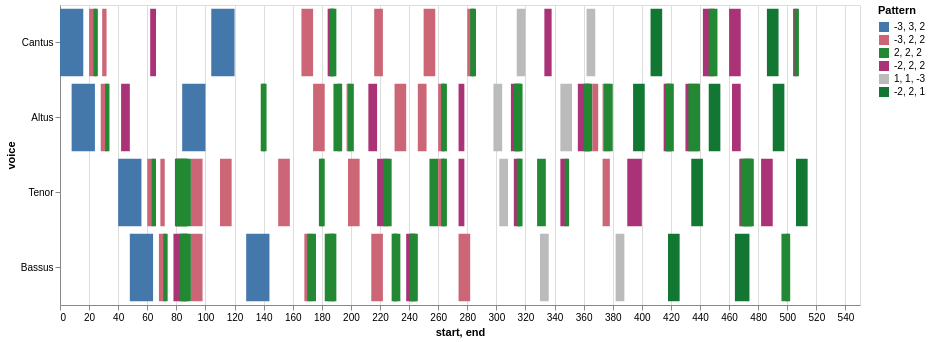
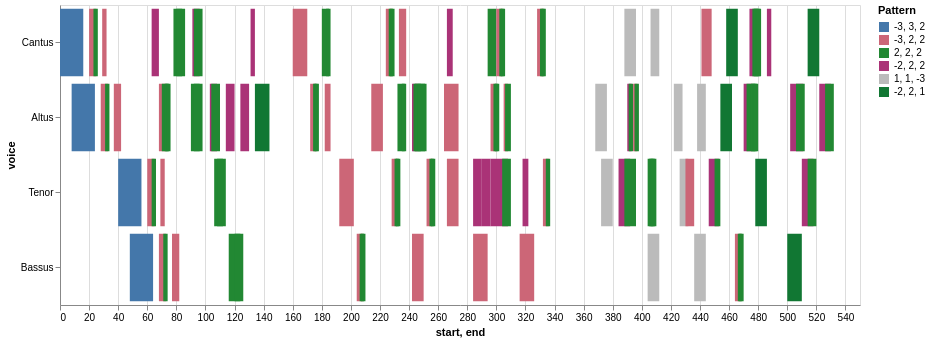
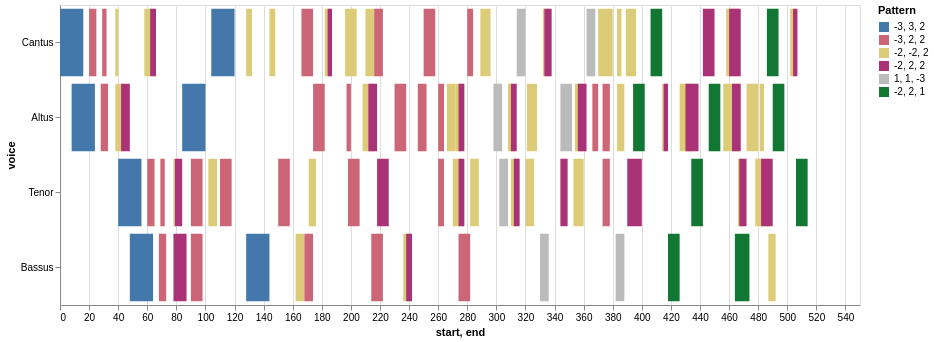

These figures' notebook cell, in order:
### Markdown cell above
## 7d.  Corpus Ngrams Maps

Here we produce maps of the ngrams in each piece, in pairs:  model + mass movement.

### Code cell
# the ngram conditions
entries_only = True
combineUnisons = False
kind_choice ='d'
directed = True
compound = False
thematic = True
anywhere = True
n = 3
include_count = True


model = importScore(my_pieces[0])
nr = model.notes(combineUnisons=combineUnisons)
mel = model.melodic(df=nr, kind=kind_choice, compound=False, unit=0, end=False)
mod_mel_ngrams = model.ngrams(df=mel, n=n, exclude=['Rest'])
mod_entry_ngrams = model.entries(df=mel, n=n, thematic=thematic, anywhere=anywhere, exclude=['Rest'])
mod_mel_ngrams_duration = model.durations(df=mel, n=n, mask_df=mod_entry_ngrams)
mod_entries_stack = list(mod_entry_ngrams.stack().unique())

# find entries mass movements.  
# here we will display the results so that the motet is compared with each Kyrie, then each Gloria, etc
# in each case Lasso's Mass Movement will come first, then Daser's

mass_movements = my_pieces[1:]
for movement in mass_movements:       
    m_movement = importScore(movement)
    nr = m_movement.notes(combineUnisons=combineUnisons)
    mel = m_movement.melodic(df=nr, kind=kind_choice, compound=False, unit=0, end=False)
    mass_mvmt_mel_ngrams = m_movement.ngrams(df=mel, n=n)
    mass_mvmt_entries = m_movement.entries(df=mel, n=n, thematic=thematic, anywhere=anywhere)
    mass_mvmt_mel_ngrams_duration = m_movement.durations(df=mel, n=n, mask_df=mass_mvmt_entries)
    mass_mvmt_entries_stack = mass_mvmt_entries.stack()
      
    # find shared entries
    shared_entries = list(set(mass_mvmt_entries_stack).intersection(mod_entries_stack))
    
    # print model metadata and chart
    print(model.metadata['composer'])
    print(model.metadata['title'])
    
    display(viz.plot_ngrams_heatmap(mod_entry_ngrams, 
                                    mod_mel_ngrams_duration, 
                        selected_patterns=shared_entries,
                        voices=[], 
                                    includeCount=False))
      
    # # print mass movement metadata and chart
    print(m_movement.metadata['composer'])
    print(m_movement.metadata['title'])
    display(viz.plot_ngrams_heatmap(mass_mvmt_entries, 
                                    mass_mvmt_mel_ngrams_duration, 
                                selected_patterns=shared_entries,
                                voices=[], 
                                    includeCount=False))

### Figure 1 — Vega-Lite specification as saved in the notebook (floating-point values rounded to 4 significant figures; data arrays with more than 128 entries replaced by an {"elided": "..."} marker saying what was removed)
{"config": {"view": {"continuousWidth": 300, "continuousHeight": 300}}, "data": {"name": "data-d7822ff63e5ef1bbc4fc6f998d6fe104"}, "mark": {"type": "bar"}, "encoding": {"color": {"field": "pattern", "legend": {"title": "Pattern"}, "scale": {"domain": ["-3, 3, 2", "-3, 2, 2", "2, 2, 2", "-2, 2, 2", "1, 1, -3", "-2, 2, 1"], "range": ["#4477AA", "#CC6677", "#228833", "#AA3377", "#BBBBBB", "#117733"]}, "type": "nominal"}, "opacity": {"condition": {"param": "param_2", "value": 1}, "value": 0.2}, "tooltip": [{"field": "start", "type": "quantitative"}, {"field": "end", "type": "quantitative"}, {"field": "pattern", "type": "nominal"}], "x": {"field": "start", "type": "quantitative"}, "x2": {"field": "end"}, "y": {"field": "voice", "sort": null, "type": "nominal"}}, "height": 300, "params": [{"name": "param_2", "select": {"type": "point", "fields": ["pattern"]}}], "width": 800, "$schema": "https://vega.github.io/schema/vega-lite/v5.16.3.json", "datasets": {"data-d7822ff63e5ef1bbc4fc6f998d6fe104": {"elided": "137 records"}}}

### Figure 2 — Vega-Lite specification as saved in the notebook (floating-point values rounded to 4 significant figures; data arrays with more than 128 entries replaced by an {"elided": "..."} marker saying what was removed)
{"config": {"view": {"continuousWidth": 300, "continuousHeight": 300}}, "data": {"name": "data-29e5e7f133f9a15df80d58c1a92bbbd0"}, "mark": {"type": "bar"}, "encoding": {"color": {"field": "pattern", "legend": {"title": "Pattern"}, "scale": {"domain": ["-3, 3, 2", "-3, 2, 2", "2, 2, 2", "-2, 2, 2", "1, 1, -3", "-2, 2, 1"], "range": ["#4477AA", "#CC6677", "#228833", "#AA3377", "#BBBBBB", "#117733"]}, "type": "nominal"}, "opacity": {"condition": {"param": "param_3", "value": 1}, "value": 0.2}, "tooltip": [{"field": "start", "type": "quantitative"}, {"field": "end", "type": "quantitative"}, {"field": "pattern", "type": "nominal"}], "x": {"field": "start", "type": "quantitative"}, "x2": {"field": "end"}, "y": {"field": "voice", "sort": null, "type": "nominal"}}, "height": 300, "params": [{"name": "param_3", "select": {"type": "point", "fields": ["pattern"]}}], "width": 800, "$schema": "https://vega.github.io/schema/vega-lite/v5.16.3.json", "datasets": {"data-29e5e7f133f9a15df80d58c1a92bbbd0": {"elided": "138 records"}}}

### Figure 3 — Vega-Lite specification as saved in the notebook (floating-point values rounded to 4 significant figures)
{"config": {"view": {"continuousWidth": 300, "continuousHeight": 300}}, "data": {"name": "data-d30986b0f4ea30c7ae15c8c346459374"}, "mark": {"type": "bar"}, "encoding": {"color": {"field": "pattern", "legend": {"title": "Pattern"}, "scale": {"domain": ["-3, 3, 2", "-3, 2, 2", "-2, -2, 2", "-2, 2, 2", "1, 1, -3", "-2, 2, 1"], "range": ["#4477AA", "#CC6677", "#DDCC77", "#AA3377", "#BBBBBB", "#117733"]}, "type": "nominal"}, "opacity": {"condition": {"param": "param_4", "value": 1}, "value": 0.2}, "tooltip": [{"field": "start", "type": "quantitative"}, {"field": "end", "type": "quantitative"}, {"field": "pattern", "type": "nominal"}], "x": {"field": "start", "type": "quantitative"}, "x2": {"field": "end"}, "y": {"field": "voice", "sort": null, "type": "nominal"}}, "height": 300, "params": [{"name": "param_4", "select": {"type": "point", "fields": ["pattern"]}}], "width": 800, "$schema": "https://vega.github.io/schema/vega-lite/v5.16.3.json", "datasets": {"data-d30986b0f4ea30c7ae15c8c346459374": [{"start": 0.0, "voice": "Cantus", "pattern": "-3, 3, 2", "end": 16.0, "color": "#4477AA"}, {"start": 20.0, "voice": "Cantus", "pattern": "-3, 2, 2", "end": 25.0, "color": "#CC6677"}, {"start": 29.0, "voice": "Cantus", "pattern": "-3, 2, 2", "end": 32.0, "color": "#CC6677"}, {"start": 38.0, "voice": "Cantus", "pattern": "-2, -2, 2", "end": 40.0, "color": "#DDCC77"}, {"start": 58.0, "voice": "Cantus", "pattern": "-2, -2, 2", "end": 65.0, "color": "#DDCC77"}, {"start": 62.0, "voice": "Cantus", "pattern": "-2, 2, 2", "end": 66.0, "color": "#AA3377"}, {"start": 104.0, "voice": "Cantus", "pattern": "-3, 3, 2", "end": 120.0, "color": "#4477AA"}, {"start": 128.0, "voice": "Cantus", "pattern": "-2, -2, 2", "end": 132.0, "color": "#DDCC77"}, {"start": 144.0, "voice": "Cantus", "pattern": "-2, -2, 2", "end": 148.0, "color": "#DDCC77"}, {"start": 166.0, "voice": "Cantus", "pattern": "-3, 2, 2", "end": 174.0, "color": "#CC6677"}, {"start": 182.0, "voice": "Cantus", "pattern": "-2, -2, 2", "end": 186.0, "color": "#DDCC77"}, {"start": 184.0, "voice": "Cantus", "pattern": "-2, 2, 2", "end": 187.0, "color": "#AA3377"}, {"start": 196.0, "voice": "Cantus", "pattern": "-2, -2, 2", "end": 204.0, "color": "#DDCC77"}, {"start": 210.0, "voice": "Cantus", "pattern": "-2, -2, 2", "end": 216.0, "color": "#DDCC77"}, {"start": 216.0, "voice": "Cantus", "pattern": "-3, 2, 2", "end": 222.0, "color": "#CC6677"}, {"start": 250.0, "voice": "Cantus", "pattern": "-3, 2, 2", "end": 258.0, "color": "#CC6677"}, {"start": 280.0, "voice": "Cantus", "pattern": "-3, 2, 2", "end": 284.0, "color": "#CC6677"}, {"start": 289.0, "voice": "Cantus", "pattern": "-2, -2, 2", "end": 296.0, "color": "#DDCC77"}, {"start": 314.0, "voice": "Cantus", "pattern": "1, 1, -3", "end": 320.0, "color": "#BBBBBB"}, {"start": 332.0, "voice": "Cantus", "pattern": "-2, -2, 2", "end": 337.0, "color": "#DDCC77"}, {"start": 333.0, "voice": "Cantus", "pattern": "-2, 2, 2", "end": 338.0, "color": "#AA3377"}, {"start": 362.0, "voice": "Cantus", "pattern": "1, 1, -3", "end": 368.0, "color": "#BBBBBB"}, {"start": 370.0, "voice": "Cantus", "pattern": "-2, -2, 2", "end": 380.0, "color": "#DDCC77"}, {"start": 383.0, "voice": "Cantus", "pattern": "-2, -2, 2", "end": 386.0, "color": "#DDCC77"}, {"start": 389.0, "voice": "Cantus", "pattern": "-2, -2, 2", "end": 396.0, "color": "#DDCC77"}, {"start": 406.0, "voice": "Cantus", "pattern": "-2, 2, 1", "end": 414.0, "color": "#117733"}, {"start": 442.0, "voice": "Cantus", "pattern": "-2, 2, 2", "end": 450.0, "color": "#AA3377"}, {"start": 458.0, "voice": "Cantus", "pattern": "-2, -2, 2", "end": 467.0, "color": "#DDCC77"}, {"start": 460.0, "voice": "Cantus", "pattern": "-2, 2, 2", "end": 468.0, "color": "#AA3377"}, {"start": 486.0, "voice": "Cantus", "pattern": "-2, 2, 1", "end": 494.0, "color": "#117733"}, {"start": 502.0, "voice": "Cantus", "pattern": "-2, -2, 2", "end": 506.0, "color": "#DDCC77"}, {"start": 504.0, "voice": "Cantus", "pattern": "-2, 2, 2", "end": 507.0, "color": "#AA3377"}, {"start": 8.0, "voice": "Altus", "pattern": "-3, 3, 2", "end": 24.0, "color": "#4477AA"}, {"start": 28.0, "voice": "Altus", "pattern": "-3, 2, 2", "end": 33.0, "color": "#CC6677"}, {"start": 38.0, "voice": "Altus", "pattern": "-2, -2, 2", "end": 44.0, "color": "#DDCC77"}, {"start": 42.0, "voice": "Altus", "pattern": "-2, 2, 2", "end": 48.0, "color": "#AA3377"}, {"start": 84.0, "voice": "Altus", "pattern": "-3, 3, 2", "end": 100.0, "color": "#4477AA"}, {"start": 174.0, "voice": "Altus", "pattern": "-3, 2, 2", "end": 182.0, "color": "#CC6677"}, {"start": 197.0, "voice": "Altus", "pattern": "-3, 2, 2", "end": 200.0, "color": "#CC6677"}, {"start": 208.0, "voice": "Altus", "pattern": "-2, -2, 2", "end": 216.0, "color": "#DDCC77"}, {"start": 212.0, "voice": "Altus", "pattern": "-2, 2, 2", "end": 218.0, "color": "#AA3377"}, {"start": 230.0, "voice": "Altus", "pattern": "-3, 2, 2", "end": 238.0, "color": "#CC6677"}, {"start": 246.0, "voice": "Altus", "pattern": "-3, 2, 2", "end": 252.0, "color": "#CC6677"}, {"start": 260.0, "voice": "Altus", "pattern": "-3, 2, 2", "end": 264.0, "color": "#CC6677"}, {"start": 266.0, "voice": "Altus", "pattern": "-2, -2, 2", "end": 272.0, "color": "#DDCC77"}, {"start": 272.0, "voice": "Altus", "pattern": "-2, -2, 2", "end": 276.0, "color": "#DDCC77"}, {"start": 274.0, "voice": "Altus", "pattern": "-2, 2, 2", "end": 278.0, "color": "#AA3377"}, {"start": 298.0, "voice": "Altus", "pattern": "1, 1, -3", "end": 304.0, "color": "#BBBBBB"}, {"start": 308.0, "voice": "Altus", "pattern": "-2, -2, 2", "end": 313.0, "color": "#DDCC77"}, {"start": 310.0, "voice": "Altus", "pattern": "-2, 2, 2", "end": 314.0, "color": "#AA3377"}, {"start": 321.0, "voice": "Altus", "pattern": "-2, -2, 2", "end": 328.0, "color": "#DDCC77"}, {"start": 344.0, "voice": "Altus", "pattern": "1, 1, -3", "end": 352.0, "color": "#BBBBBB"}, {"start": 354.0, "voice": "Altus", "pattern": "-2, -2, 2", "end": 361.0, "color": "#DDCC77"}, {"start": 356.0, "voice": "Altus", "pattern": "-2, 2, 2", "end": 362.0, "color": "#AA3377"}, {"start": 366.0, "voice": "Altus", "pattern": "-3, 2, 2", "end": 370.0, "color": "#CC6677"}, {"start": 373.0, "voice": "Altus", "pattern": "-3, 2, 2", "end": 378.0, "color": "#CC6677"}, {"start": 383.0, "voice": "Altus", "pattern": "-2, -2, 2", "end": 388.0, "color": "#DDCC77"}, {"start": 394.0, "voice": "Altus", "pattern": "-2, 2, 1", "end": 402.0, "color": "#117733"}, {"start": 414.0, "voice": "Altus", "pattern": "-2, -2, 2", "end": 417.0, "color": "#DDCC77"}, {"start": 415.0, "voice": "Altus", "pattern": "-2, 2, 2", "end": 418.0, "color": "#AA3377"}, {"start": 426.0, "voice": "Altus", "pattern": "-2, -2, 2", "end": 436.0, "color": "#DDCC77"}, {"start": 430.0, "voice": "Altus", "pattern": "-2, 2, 2", "end": 439.0, "color": "#AA3377"}, {"start": 446.0, "voice": "Altus", "pattern": "-2, 2, 1", "end": 454.0, "color": "#117733"}, {"start": 456.0, "voice": "Altus", "pattern": "-2, -2, 2", "end": 467.0, "color": "#DDCC77"}, {"start": 462.0, "voice": "Altus", "pattern": "-2, 2, 2", "end": 468.0, "color": "#AA3377"}, {"start": 472.0, "voice": "Altus", "pattern": "-2, -2, 2", "end": 480.0, "color": "#DDCC77"}, {"start": 481.0, "voice": "Altus", "pattern": "-2, -2, 2", "end": 484.0, "color": "#DDCC77"}, {"start": 490.0, "voice": "Altus", "pattern": "-2, 2, 1", "end": 498.0, "color": "#117733"}, {"start": 40.0, "voice": "Tenor", "pattern": "-3, 3, 2", "end": 56.0, "color": "#4477AA"}, {"start": 60.0, "voice": "Tenor", "pattern": "-3, 2, 2", "end": 65.0, "color": "#CC6677"}, {"start": 69.0, "voice": "Tenor", "pattern": "-3, 2, 2", "end": 72.0, "color": "#CC6677"}, {"start": 78.0, "voice": "Tenor", "pattern": "-2, -2, 2", "end": 80.0, "color": "#DDCC77"}, {"start": 79.0, "voice": "Tenor", "pattern": "-2, 2, 2", "end": 84.0, "color": "#AA3377"}, {"start": 90.0, "voice": "Tenor", "pattern": "-3, 2, 2", "end": 98.0, "color": "#CC6677"}, {"start": 102.0, "voice": "Tenor", "pattern": "-2, -2, 2", "end": 108.0, "color": "#DDCC77"}, {"start": 110.0, "voice": "Tenor", "pattern": "-3, 2, 2", "end": 118.0, "color": "#CC6677"}, {"start": 150.0, "voice": "Tenor", "pattern": "-3, 2, 2", "end": 158.0, "color": "#CC6677"}, {"start": 171.0, "voice": "Tenor", "pattern": "-2, -2, 2", "end": 176.0, "color": "#DDCC77"}, {"start": 198.0, "voice": "Tenor", "pattern": "-3, 2, 2", "end": 206.0, "color": "#CC6677"}, {"start": 218.0, "voice": "Tenor", "pattern": "-2, 2, 2", "end": 226.0, "color": "#AA3377"}, {"start": 260.0, "voice": "Tenor", "pattern": "-3, 2, 2", "end": 264.0, "color": "#CC6677"}, {"start": 270.0, "voice": "Tenor", "pattern": "-2, -2, 2", "end": 276.0, "color": "#DDCC77"}, {"start": 274.0, "voice": "Tenor", "pattern": "-2, 2, 2", "end": 278.0, "color": "#AA3377"}, {"start": 282.0, "voice": "Tenor", "pattern": "-2, -2, 2", "end": 288.0, "color": "#DDCC77"}, {"start": 302.0, "voice": "Tenor", "pattern": "1, 1, -3", "end": 308.0, "color": "#BBBBBB"}, {"start": 310.0, "voice": "Tenor", "pattern": "-2, -2, 2", "end": 315.0, "color": "#DDCC77"}, {"start": 312.0, "voice": "Tenor", "pattern": "-2, 2, 2", "end": 316.0, "color": "#AA3377"}, {"start": 320.0, "voice": "Tenor", "pattern": "-2, -2, 2", "end": 326.0, "color": "#DDCC77"}, {"start": 344.0, "voice": "Tenor", "pattern": "-2, 2, 2", "end": 349.0, "color": "#AA3377"}, {"start": 353.0, "voice": "Tenor", "pattern": "-2, -2, 2", "end": 360.0, "color": "#DDCC77"}, {"start": 373.0, "voice": "Tenor", "pattern": "-3, 2, 2", "end": 378.0, "color": "#CC6677"}, {"start": 390.0, "voice": "Tenor", "pattern": "-2, 2, 2", "end": 400.0, "color": "#AA3377"}, {"start": 434.0, "voice": "Tenor", "pattern": "-2, 2, 1", "end": 442.0, "color": "#117733"}, {"start": 466.0, "voice": "Tenor", "pattern": "-2, -2, 2", "end": 470.0, "color": "#DDCC77"}, {"start": 467.0, "voice": "Tenor", "pattern": "-2, 2, 2", "end": 472.0, "color": "#AA3377"}, {"start": 478.0, "voice": "Tenor", "pattern": "-2, -2, 2", "end": 488.0, "color": "#DDCC77"}, {"start": 482.0, "voice": "Tenor", "pattern": "-2, 2, 2", "end": 490.0, "color": "#AA3377"}, {"start": 506.0, "voice": "Tenor", "pattern": "-2, 2, 1", "end": 514.0, "color": "#117733"}, {"start": 48.0, "voice": "Bassus", "pattern": "-3, 3, 2", "end": 64.0, "color": "#4477AA"}, {"start": 68.0, "voice": "Bassus", "pattern": "-3, 2, 2", "end": 73.0, "color": "#CC6677"}, {"start": 78.0, "voice": "Bassus", "pattern": "-2, 2, 2", "end": 87.0, "color": "#AA3377"}, {"start": 90.0, "voice": "Bassus", "pattern": "-3, 2, 2", "end": 98.0, "color": "#CC6677"}, {"start": 128.0, "voice": "Bassus", "pattern": "-3, 3, 2", "end": 144.0, "color": "#4477AA"}, {"start": 162.0, "voice": "Bassus", "pattern": "-2, -2, 2", "end": 168.0, "color": "#DDCC77"}, {"start": 168.0, "voice": "Bassus", "pattern": "-3, 2, 2", "end": 174.0, "color": "#CC6677"}, {"start": 214.0, "voice": "Bassus", "pattern": "-3, 2, 2", "end": 222.0, "color": "#CC6677"}, {"start": 236.0, "voice": "Bassus", "pattern": "-2, -2, 2", "end": 241.0, "color": "#DDCC77"}, {"start": 238.0, "voice": "Bassus", "pattern": "-2, 2, 2", "end": 242.0, "color": "#AA3377"}, {"start": 274.0, "voice": "Bassus", "pattern": "-3, 2, 2", "end": 282.0, "color": "#CC6677"}, {"start": 330.0, "voice": "Bassus", "pattern": "1, 1, -3", "end": 336.0, "color": "#BBBBBB"}, {"start": 382.0, "voice": "Bassus", "pattern": "1, 1, -3", "end": 388.0, "color": "#BBBBBB"}, {"start": 418.0, "voice": "Bassus", "pattern": "-2, 2, 1", "end": 426.0, "color": "#117733"}, {"start": 464.0, "voice": "Bassus", "pattern": "-2, 2, 1", "end": 474.0, "color": "#117733"}, {"start": 487.0, "voice": "Bassus", "pattern": "-2, -2, 2", "end": 492.0, "color": "#DDCC77"}]}}
